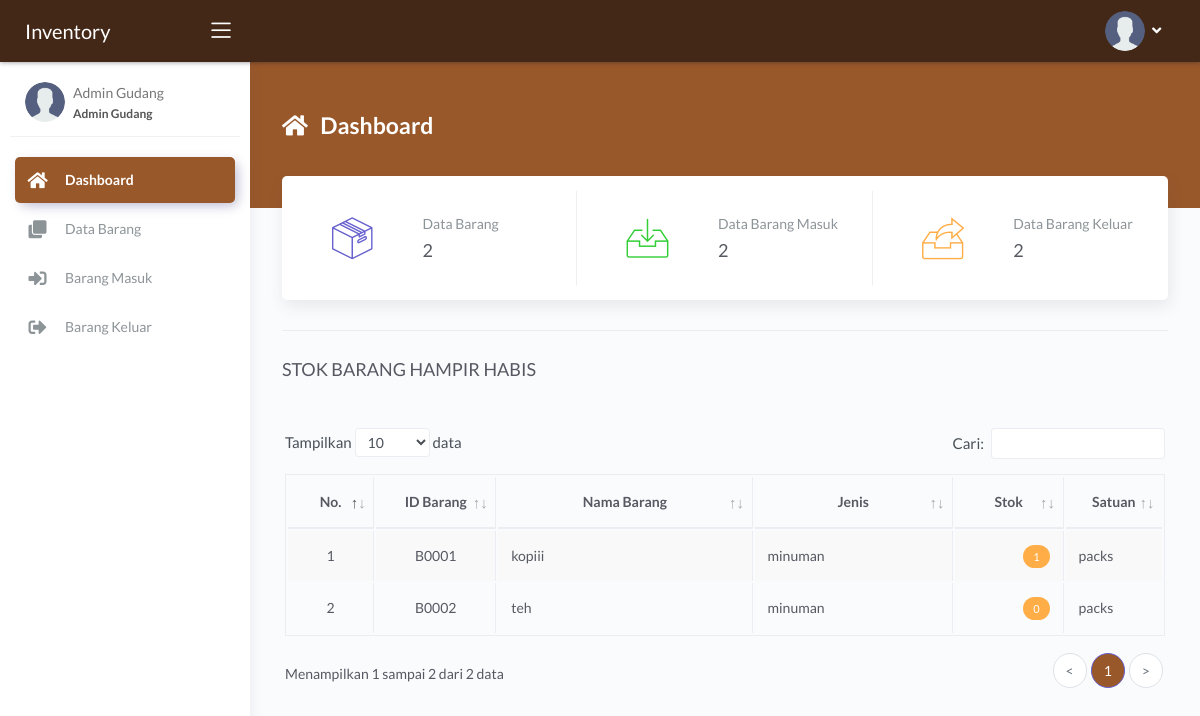
The page /main.php?module=dashboard&pesan=1 (signed in) on the database its author committed.
### tables this page shows
CREATE TABLE `tbl_barang` (
  `id_barang` varchar(5) NOT NULL,
  `nama_barang` varchar(100) NOT NULL,
  `jenis` varchar(255) NOT NULL,
  `stok_minimum` int(11) NOT NULL,
  `stok` int(11) NOT NULL,
  `satuan_barang` varchar(255) NOT NULL,
  `pemasok` varchar(100) NOT NULL
);

### modules/dashboard/tampil_data.php (the view, shortened to what this page needs)
<div class="panel-header bg-secondary-gradient">
  <div class="page-inner py-5">
    <div class="d-flex align-items-left align-items-md-top flex-column flex-md-row">
      <div class="page-header text-white">
        <h4 class="page-title text-white"><i class="fas fa-home mr-2"></i> Dashboard</h4>
      </div>
    </div>
  </div>
</div>
<div class="page-inner mt--5">
  <div class="row row-card-no-pd mt--2">
    <div class="col-sm-12 col-md-4">
      <div class="card card-stats card-round">
        <div class="card-body ">
          <div class="row">
            <div class="col-5">
              <div class="icon-big2 text-center">
                <i class="flaticon-box-2 text-secondary"></i>
              </div>
            </div>
            <div class="col-7 col-stats">
              <div class="numbers">
                <p class="card-category">Data Barang</p>
                <?php
                $query = mysqli_query($mysqli, "SELECT * FROM tbl_barang")
                                                or die('Ada kesalahan pada query jumlah data barang : ' . mysqli_error($mysqli));
                $jumlah_barang = mysqli_num_rows($query);
                ?>
                <h4 class="card-title"><?php echo number_format($jumlah_barang, 0, '', '.'); ?></h4>
              </div>
            </div>
          </div>
        </div>
      </div>
    </div>
    <div class="col-sm-12 col-md-4">
      <div class="card card-stats card-round">
        <div class="card-body ">
          <div class="row">
            <div class="col-5">
              <div class="icon-big2 text-center">
                <i class="flaticon-inbox text-success"></i>
              </div>
            </div>
            <div class="col-7 col-stats">
              <div class="numbers">
                <p class="card-category">Data Barang Masuk</p>
                <?php
                $query = mysqli_query($mysqli, "SELECT * FROM tbl_barang_masuk")
                                                or die('Ada kesalahan pada query jumlah data barang masuk : ' . mysqli_error($mysqli));
                $jumlah_barang_masuk = mysqli_num_rows($query);
                ?>
                <h4 class="card-title"><?php echo number_format($jumlah_barang_masuk, 0, '', '.'); ?></h4>
              </div>
            </div>
          </div>
        </div>
      </div>
    </div>
    <div class="col-sm-12 col-md-4">
      <div class="card card-stats card-round">
        <div class="card-body">
          <div class="row">
            <div class="col-5">
              <div class="icon-big2 text-center">
                <i class="flaticon-archive text-warning"></i>
              </div>
            </div>
            <div class="col-7 col-stats">
              <div class="numbers">
                <p class="card-category">Data Barang Keluar</p>
                <?php
                $query = mysqli_query($mysqli, "SELECT * FROM tbl_barang_keluar")
                                                or die('Ada kesalahan pada query jumlah data barang keluar : ' . mysqli_error($mysqli));
                $jumlah_barang_keluar = mysqli_num_rows($query);
                ?>
                <h4 class="card-title"><?php echo number_format($jumlah_barang_keluar, 0, '', '.'); ?></h4>
              </div>
            </div>
          </div>
        </div>
      </div>
    </div>
  </div>
    <hr class="mt-1 pb-2">
      <div class="card-title"></i> STOK BARANG HAMPIR HABIS </div>
    </div>
    <div class="card-body">
      <div class="table-responsive">
        <table id="basic-datatables" class="display table table-bordered table-striped table-hover">
          <thead>
            <tr>
              <th class="text-center">No.</th>
              <th class="text-center">ID Barang</th>
              <th class="text-center">Nama Barang</th>
              <th class="text-center">Jenis</th>
              <th class="text-center">Stok</th>
              <th class="text-center">Satuan</th>
            </tr>
          </thead>
          <tbody>
            <?php
            $no = 1;
            $query = mysqli_query($mysqli, "SELECT a.id_barang, a.nama_barang, a.jenis, a.stok_minimum, a.stok, a.satuan_barang
                                            FROM tbl_barang as a
                                            WHERE a.stok<=a.stok_minimum ORDER BY a.id_barang ASC")
                                            or die('Ada kesalahan pada query tampil data : ' . mysqli_error($mysqli));
            while ($data = mysqli_fetch_assoc($query)) { ?>
              <tr>
                <td width="50" class="text-center"><?php echo $no++; ?></td>
                <td width="80" class="text-center"><?php echo $data['id_barang']; ?></td>
                <td width="200"><?php echo $data['nama_barang']; ?></td>
                <td width="150"><?php echo $data['jenis']; ?></td>
                <td width="70" class="text-right"><span class="badge badge-warning"><?php echo $data['stok']; ?></span></td>
                <td width="60"><?php echo $data['satuan_barang']; ?></td>
              </tr>
            <?php } ?>
          </tbody>
        </table>
      </div>
    </div>
  </div>
</div>

### assets/css/custom-style2.css (style rules this page uses)
.bg-secondary-gradient { background: #99582a !important; }

### rows shown on the page
tbl_barang: id_barang "B0001", nama_barang "kopiii", jenis "minuman", stok "1", satuan_barang "packs"
tbl_barang: id_barang "B0002", nama_barang "teh", jenis "minuman", stok "0", satuan_barang "packs"

### other values the page prints
$_SESSION['nama_user'] "Admin Gudang"
$_SESSION['hak_akses'] "Admin Gudang"
$jumlah_barang "2"
$jumlah_barang_masuk "2"
$jumlah_barang_keluar "2"
